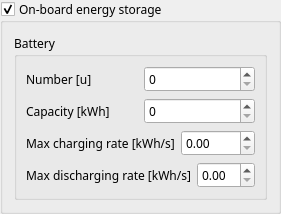
         <widget class="QGroupBox" name="gb_onboard_storage">
          <property name="enabled">
           <bool>true</bool>
          </property>
          <property name="sizePolicy">
           <sizepolicy hsizetype="Expanding" vsizetype="Minimum">
            <horstretch>0</horstretch>
            <verstretch>0</verstretch>
           </sizepolicy>
          </property>
          <property name="font">
           <font>
            <family>Fira Sans Medium</family>
            <pointsize>9</pointsize>
           </font>
          </property>
          <property name="title">
           <string>On-board energy storage</string>
          </property>
          <property name="alignment">
           <set>Qt::AlignLeading|Qt::AlignLeft|Qt::AlignTop</set>
          </property>
          <property name="checkable">
           <bool>true</bool>
          </property>
          <property name="checked">
           <bool>true</bool>
          </property>
          <layout class="QHBoxLayout" name="horizontalLayout_21">
           <item>
            <widget class="QGroupBox" name="groupBox_7">
             <property name="sizePolicy">
              <sizepolicy hsizetype="Expanding" vsizetype="Expanding">
               <horstretch>0</horstretch>
               <verstretch>0</verstretch>
              </sizepolicy>
             </property>
             <property name="font">
              <font>
               <family>Fira Sans Medium</family>
               <pointsize>9</pointsize>
              </font>
             </property>
             <property name="title">
              <string>Battery</string>
             </property>
             <layout class="QVBoxLayout" name="verticalLayout_4">
              <item>
               <layout class="QHBoxLayout" name="horizontalLayout_22">
                <item>
                 <widget class="QLabel" name="label_BATT_NUMBER">
                  <property name="font">
                   <font>
                    <family>Fira Sans Medium</family>
                    <pointsize>9</pointsize>
                   </font>
                  </property>
                  <property name="text">
                   <string>Number [u]</string>
                  </property>
                 </widget>
                </item>
                <item>
                 <widget class="QSpinBox" name="BATT_NUMBER">
                  <property name="font">
                   <font>
                    <family>Fira Sans Medium</family>
                    <pointsize>9</pointsize>
                   </font>
                  </property>
                  <property name="layoutDirection">
                   <enum>Qt::LeftToRight</enum>
                  </property>
                  <property name="wrapping">
                   <bool>false</bool>
                  </property>
                  <property name="specialValueText">
                   <string/>
                  </property>
                  <property name="suffix">
                   <string/>
                  </property>
                 </widget>
                </item>
               </layout>
              </item>
              <item>
               <layout class="QHBoxLayout" name="horizontalLayout_9">
                <item>
                 <widget class="QLabel" name="label_BATT_CAPACITY">
                  <property name="font">
                   <font>
                    <family>Fira Sans Medium</family>
                    <pointsize>9</pointsize>
                   </font>
                  </property>
                  <property name="text">
                   <string>Capacity [kWh]</string>
                  </property>
                 </widget>
                </item>
                <item>
                 <widget class="QSpinBox" name="BATT_CAPACITY">
                  <property name="font">
                   <font>
                    <family>Fira Sans Medium</family>
                    <pointsize>9</pointsize>
                   </font>
                  </property>
                  <property name="layoutDirection">
                   <enum>Qt::LeftToRight</enum>
                  </property>
                  <property name="wrapping">
                   <bool>false</bool>
                  </property>
                  <property name="specialValueText">
                   <string/>
                  </property>
                  <property name="suffix">
                   <string/>
                  </property>
                 </widget>
                </item>
               </layout>
              </item>
              <item>
               <layout class="QHBoxLayout" name="horizontalLayout_23">
                <item>
                 <widget class="QLabel" name="label_BATT_CHARG_RATE">
                  <property name="font">
                   <font>
                    <family>Fira Sans Medium</family>
                    <pointsize>9</pointsize>
                   </font>
                  </property>
                  <property name="text">
                   <string>Max charging rate [kWh/s]</string>
                  </property>
                 </widget>
                </item>
                <item>
                 <widget class="QDoubleSpinBox" name="BATT_CHARG_RATE">
                  <property name="font">
                   <font>
                    <family>Fira Sans Medium</family>
                    <pointsize>9</pointsize>
                   </font>
                  </property>
                  <property name="wrapping">
                   <bool>false</bool>
                  </property>
                  <property name="specialValueText">
                   <string/>
                  </property>
                  <property name="prefix">
                   <string/>
                  </property>
                  <property name="suffix">
                   <string/>
                  </property>
                  <property name="maximum">
                   <double>999.000000000000000</double>
                  </property>
                 </widget>
                </item>
               </layout>
              </item>
              <item>
               <layout class="QHBoxLayout" name="horizontalLayout_24">
                <item>
                 <widget class="QLabel" name="label_BATT_DISCHARG_RATE">
                  <property name="font">
                   <font>
                    <family>Fira Sans Medium</family>
                    <pointsize>9</pointsize>
                   </font>
                  </property>
                  <property name="text">
                   <string>Max discharging rate [kWh/s]</string>
                  </property>
                 </widget>
                </item>
                <item>
                 <widget class="QDoubleSpinBox" name="BATT_DISCHARG_RATE">
                  <property name="font">
                   <font>
                    <family>Fira Sans Medium</family>
                    <pointsize>9</pointsize>
                   </font>
                  </property>
                  <property name="wrapping">
                   <bool>false</bool>
                  </property>
                  <property name="specialValueText">
                   <string/>
                  </property>
                  <property name="prefix">
                   <string/>
                  </property>
                  <property name="suffix">
                   <string/>
                  </property>
                 </widget>
                </item>
               </layout>
              </item>
             </layout>
            </widget>
           </item>
          </layout>
         </widget>
